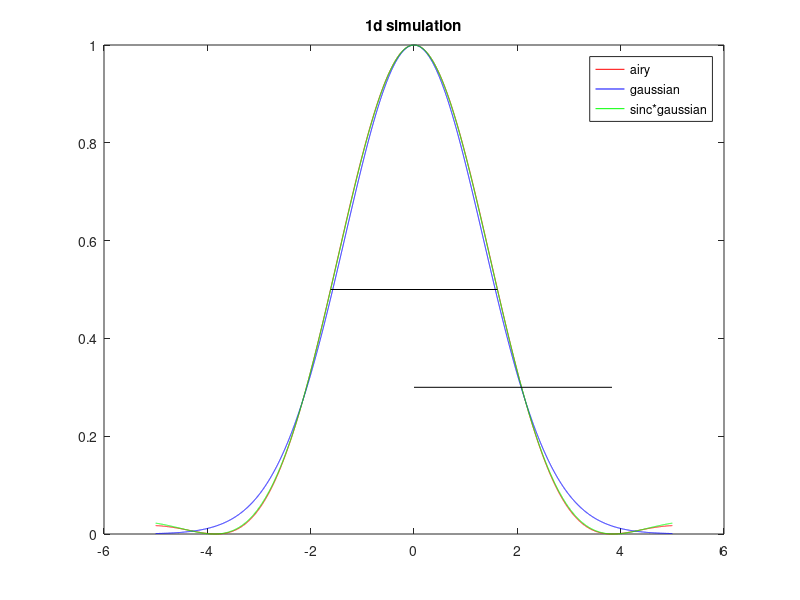
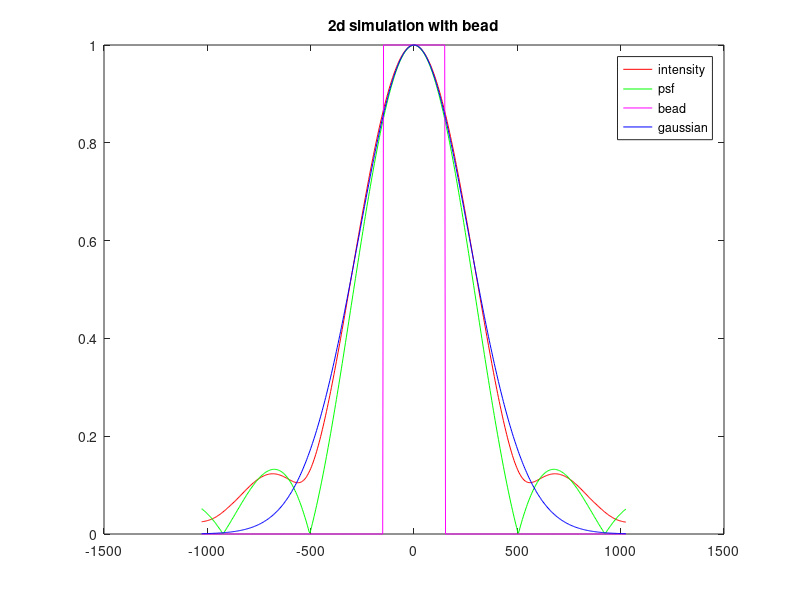
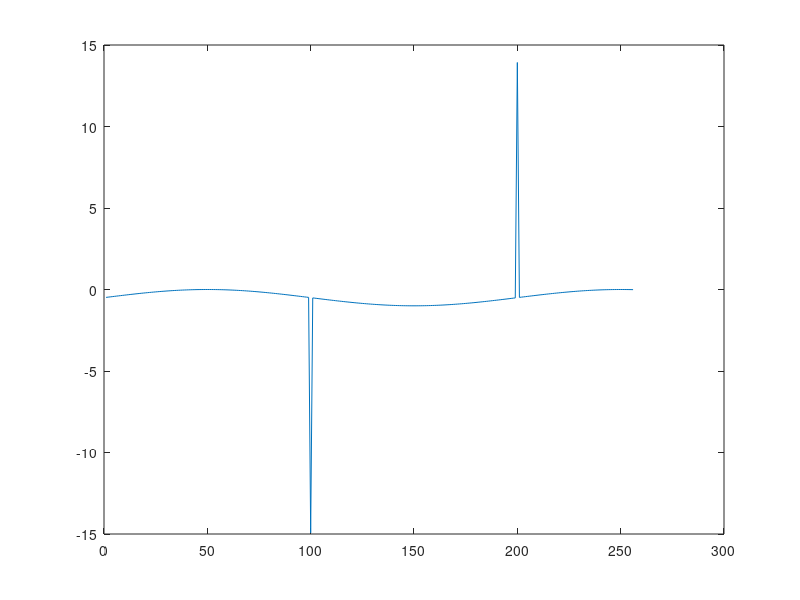

MATLAB code to generate these figures, in order:
% Fit a Gaussian function to an airy pattern
%
% 
clear all

lambda = 600;
NA = 1.45;


%% What is the relationshop between the std of a gaussian and the rayleight criterion
%
% Fit a Gaussian to an Airy function
disp('*** Rayleigh and Gaussian STD ***');
r = linspace(-5,5,10000);
% define functions
airy = @(x) (2*real(besselj(1,x))./x).^2;
gauss = @(p,x) (exp(-.5*(x/p(1)).^2));
cosexp = @(p,x) 0.5*(1+cos(2*pi*x/p(1))).*exp(-.5*(x/(p(2))).^2);
if ~exist('OCTAVE_VERSION','var')
     nonlin_curvefit = @(a,b,c,d) lsqcurvefit(a,b,c,d,[],[],optimset('display','off'));     
   
end
localmin = @(x,y) x( y<circshift(y,-1) & y<circshift(y,1) );

% Estimate the standard devition of the matching Gaussian by fitting a Gaussian 
% to an Airy pattern
sigma = nonlin_curvefit(gauss, 1, r, airy(r));

% Estimate the standard devition of the matching Sinc exp by fitting it 
% to an Airy pattern
a = nonlin_curvefit(cosexp, [8;pi/sqrt(2)], r, airy(r));

% Find the value of the 1st zeros of the Airy function
z = localmin(r,airy(r));
z = min(z(z>0));
fwhm = (max(r(airy(r)>=.5))-min(r(airy(r)>.5)));
fprintf('Airy FWHM %.2fnm (%.4f lambda/NA)\n', fwhm * lambda / (2*pi*NA), round(fwhm / (2*pi)*1000)/1000);
fprintf('Rayleigh %.2fnm (%.4f lambda/NA)\n',z * lambda / (2*pi*NA), round(z / (2*pi)*1000)/1000);
fprintf('Gaussian std %.2fnm (%f lambda/NA)\n', sigma * lambda / (2*pi*NA), sigma / (2*pi));
fprintf('cos exp [%.2fnm %.2fnm]\n', a * lambda / (2*pi*NA));

fprintf('ratio FWHM/std %f\n', fwhm / sigma);
fprintf('ratio rayleigh/std %f\n', z / sigma);
% Plot the 3 functions
figure(1);
plot(r,airy(r),'r');
hold on;
plot(r,gauss(sigma,r),'b');
hold on
plot(r,cosexp(a,r),'g');
plot([-fwhm/2 fwhm/2],[0.5,0.5],'k');
plot([0 z],[0.3,0.3],'k');
hold off
legend('airy','gaussian','sinc*gaussian')
title('1d simulation');

%% How does a Gaussian fit is influence by the size of the bead
%
figure(2);
disp('*** Bead size and Gaussian PSF fit ***');

% Convolve a 2D bead with a 2D airy pattern
% fit a gaussian function and compare to a prediction
px = 4;
N = 512;
d = 300;
vals = ((-N/2-1):N/2)*px+.5;
[x,y] = meshgrid(vals,vals);
D = double(sqrt(x.^2+y.^2) < d/2);
H = airy(sqrt(x.^2+y.^2)/lambda * (pi*NA));
%I = fftshift(real(ifft2(fft2(D).*fft2(H))));
I = conv2(H,D,'same');
I = I ./ max(I(:));
sigmab = nonlin_curvefit(gauss, 500, vals, I(256,:));
sigmap = sqrt((sigma * lambda / (pi*NA))^2 + (d/4).^2);
%a = sigma * lambda / (pi*NA);
%b = d/4;
%sigmap = sqrt(a^2*b^2/(a^2-b^2));
fprintf('Gaussian fit std %f\n', sigmab);
fprintf('Gaussian est std %f\n', sigmap);
fprintf('Relative error %.2f%%\n', (sigmap-sigmab)/(sigmab) * 100);
plot(x(256,:),sqrt(I(256,:)),'r');
hold on;
plot(x(256,:),sqrt(H(256,:)),'g');
plot(x(256,:),sqrt(D(256,:)),'m');
plot(vals,sqrt(gauss(sigmab,vals)),'b');
hold off
legend('intensity','psf','bead','gaussian')
title('2d simulation with bead')



%% What percentage of modulation corresponds to the Rayleigh criterion
%
% use the MTF to compute the modulation amplitude corresponding to the Rayleigh
% and FWHM criterion
% 
% Use coltman formula for the CTF
disp('*** MTF, Rayleight and FWHM ***');
figure(3);
otf = @(v) 2 / pi * real(acos(abs(v)) - abs(v) .* sqrt(max(0,1-v.^2)));
ctf = @(v) 4 / pi * (otf(v)-otf(3*v)/3+otf(5*v)/5-otf(7*v)/7+otf(9*v)/9-otf(11*v)/11+otf(13*v)/13-otf(15*v)/15+otf(17*v)/17);
k = linspace(0,1);
plot(k,otf(k),'linewidth',2);
hold on
plot(k,ctf(k),'m','linewidth',2);
plot(k,1-k/.8,'g','linewidth',2);
plot(k,1-k,'g','linewidth',2);
k1 = 0.5/0.52;
plot([0 k1 k1],[otf(k1), otf(k1) 0],'r','linewidth',2);
k2 = 0.5/0.61;
plot([0 k2 k2],[otf(k2), otf(k2) 0],'r','linewidth',2);
hold off;
grid on
axis([0 1 0 1])
title('MTF, CTF, Rayleigh and FWHM')
legend('MTF','CTF','1-k')
fprintf('modulation amplitude at the fwhm crit.     : %f%%\n',otf(k1)*100)
fprintf('modulation amplitude at the rayleigh crit. : %f%%\n',otf(k2)*100)


% 
px = 100;
N = 512;
d = 100;
vals = ((-N/2-1):N/2)*px+.5;
[x,y] = meshgrid(vals,vals);
H = airy(sqrt(x.^2+y.^2)/lambda * (pi*NA));
H = H/sum(H(:));

clear c
for f=1:256
%D = double(mod(x/p,1)<0.5); 
D = 0.5*sin(2*pi*f*x/px);
I = fftshift(real(ifft2(fft2(D).*fft2(H))));
%I = conv2(D,H,'same');
%I = I(N/4:3*N/4,N/4:3*N/4);
%plot(D(N/2,:)); hold on; plot(I(N/2,:),'r');hold off; drawnow
c(f) = max(I(:))-min(I(:)) / (max(I(:))+min(I(:)));
end
plot(c)

